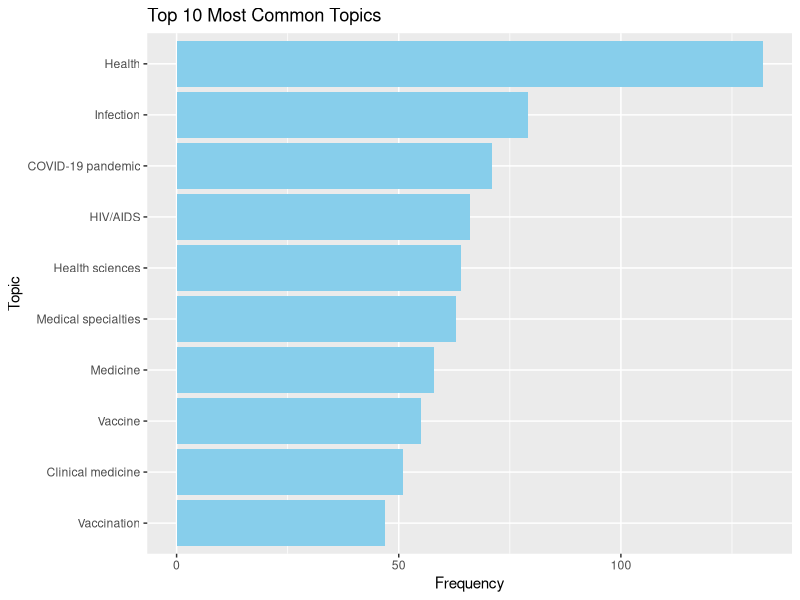
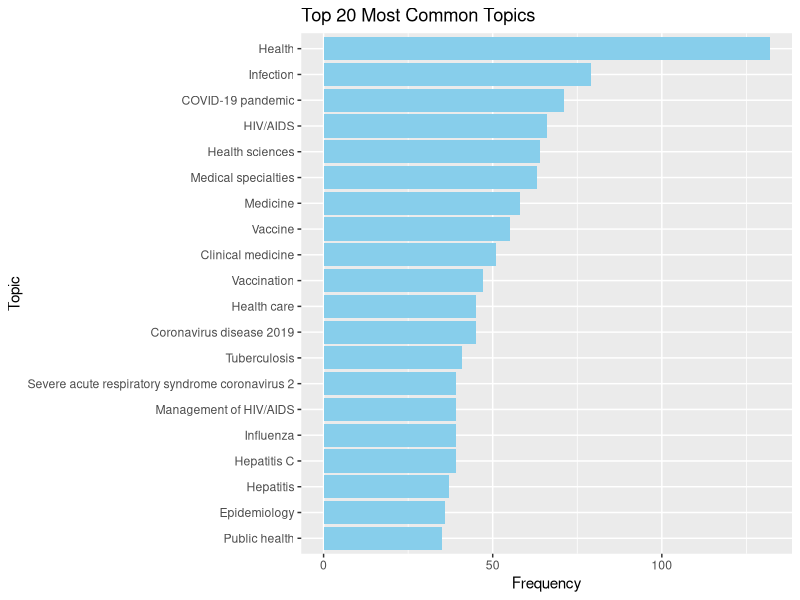
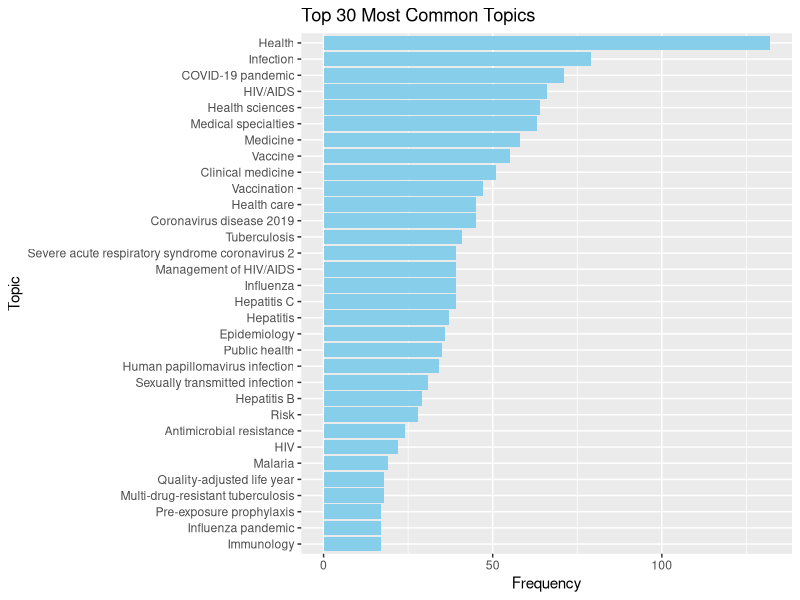
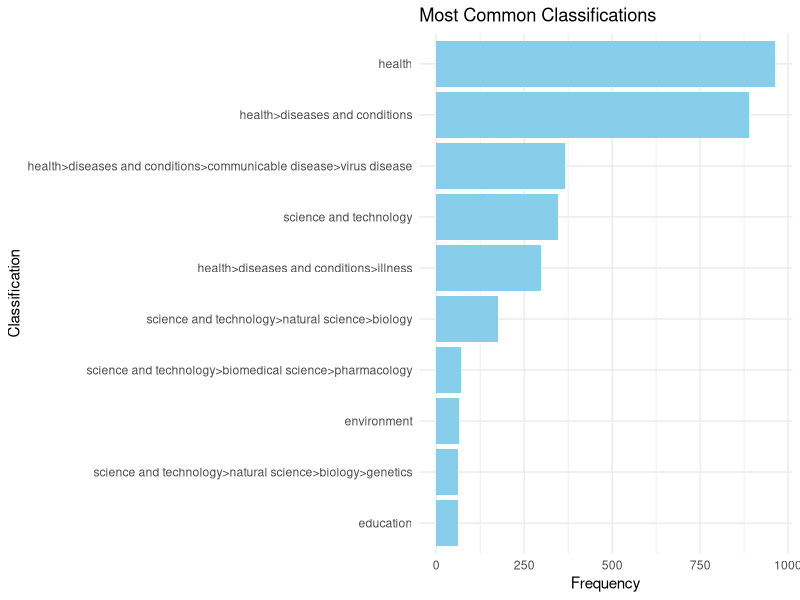
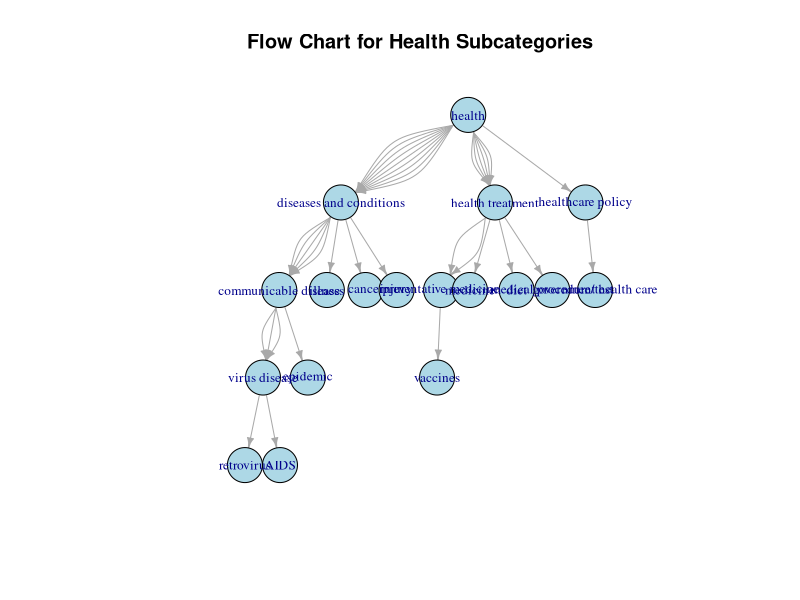

Generate these figures, in order, with R:
## ---- chunk 1
knitr::opts_chunk$set(echo = TRUE)
## ---- chunk 2
library(tidyr)
library(tidytext)
library(dplyr)
library(ggplot2)
## ---- chunk 3
overton_data <- read.csv("data/overton_results_expanded.csv")
## ---- chunk 4
clean_data <- overton_data %>%
  mutate(topics = strsplit(as.character(topics), ";")) %>%
  unnest_longer(topics)%>%
  mutate(topics = trimws(topics)) %>%
  # Remove common stopwords (eg. and)
  anti_join(stop_words, by = c("topics" = "word"))
#view(clean_data) again, the data might be too large to view on a markdown 
## ---- chunk 5
frequency_counts <- clean_data %>%
  count(topics, sort = TRUE)
## ---- chunk 6
#For Top 10 
frequency_counts %>%
  top_n(10, n) %>%
  ggplot(aes(x = reorder(topics, n), y = n)) +
  geom_col(fill = "skyblue") +
  coord_flip() +
  labs(title = "Top 10 Most Common Topics", x = "Topic", y = "Frequency")

#For Top 20 
frequency_counts %>%
  top_n(20, n) %>%
  ggplot(aes(x = reorder(topics, n), y = n)) +
  geom_col(fill = "skyblue") +
  coord_flip() +
  labs(title = "Top 20 Most Common Topics", x = "Topic", y = "Frequency")

#For Top 30 
frequency_counts %>%
  top_n(30, n) %>%
  ggplot(aes(x = reorder(topics, n), y = n)) +
  geom_col(fill = "skyblue") +
  coord_flip() +
  labs(title = "Top 30 Most Common Topics", x = "Topic", y = "Frequency")
## ---- chunk 7
# Split classifications into individual categories
clean_classifications <- overton_data %>%
  mutate(classifications = strsplit(as.character(classifications), ";")) %>%
  unnest(classifications) %>%
  mutate(classifications = trimws(classifications))

# Count frequency of classifications
classification_counts <- clean_classifications %>%
  count(classifications, sort = TRUE)

# View the most frequent classifications
print(classification_counts)
## ---- chunk 8
# Visualise the top 10 most common classifications
classification_counts %>%
  top_n(10, n) %>%  # Select top 10 by frequency
  ggplot(aes(x = reorder(classifications, n), y = n)) +  # Reorder topics for better visualization
  geom_col(fill = "skyblue") +  # Create bar chart
  coord_flip() +  # Flip coordinates for horizontal bars
  labs(
    title = "Most Common Classifications",
    x = "Classification",
    y = "Frequency"
  ) +
  theme_minimal()  # Apply a clean theme
## ---- chunk 9
# Extract the base classifications
base_classifications <- classification_counts %>%
  mutate(base = sapply(strsplit(as.character(classifications), ">"), `[`, 1)) %>%
  distinct(base)

# View the base classifications
print(base_classifications)

# Function to Extract Subcategories for a Specific Base
extract_subcategories <- function(base_name, data) {
  data %>%
    filter(grepl(paste0("^", base_name, ">"), classifications)) %>%
    mutate(subcategories = gsub(paste0("^", base_name, ">"), "", classifications)) %>%
    select(subcategories)
}
## ---- chunk 10
health_subcategories <- extract_subcategories("health", classification_counts)
print(health_subcategories)
## ---- chunk 11
st_subcategories <- extract_subcategories("science and technology", classification_counts)
print(st_subcategories)
## ---- chunk 12
society_subcategories <- extract_subcategories("society", classification_counts)
print(society_subcategories)
## ---- chunk 13
education_subcategories <- extract_subcategories("education", classification_counts)
print(education_subcategories)
## ---- chunk 14
labour_subcategories <- extract_subcategories("labour", classification_counts)
print(labour_subcategories)
## ---- chunk 15
environment_subcategories <- extract_subcategories("environment", classification_counts)
print(environment_subcategories)
## ---- chunk 16
ebf_subcategories <- extract_subcategories("economy, business and finance", classification_counts)
print(ebf_subcategories)
## ---- chunk 17
dae_subcategories <- extract_subcategories("disaster, accident and emergency incident", classification_counts)
print(st_subcategories)
## ---- chunk 18
politics_subcategories <- extract_subcategories("politics", classification_counts)
print(politics_subcategories)
## ---- chunk 19
weather_subcategories <- extract_subcategories("weather", classification_counts)
print(weather_subcategories)
## ---- chunk 20
ll_subcategories <- extract_subcategories("lifestyle and leisure", classification_counts)
print(ll_subcategories)
## ---- chunk 21
cwp_subcategories <- extract_subcategories("conflicts, war and peace", classification_counts)
print(cwp_subcategories)
## ---- chunk 22
clj_subcategories <- extract_subcategories("crime, law and justice", classification_counts)
print(clj_subcategories)
## ---- chunk 23
# Install necessary packages
if (!require(igraph)) install.packages("igraph")

library(igraph)
library(dplyr)

# Example: Updated health_subcategories data
health_subcategories <- data.frame(
  subcategories = c(
    "diseases and conditions",
    "diseases and conditions>communicable disease>virus disease",
    "diseases and conditions>communicable disease>virus disease>retrovirus",
    "diseases and conditions>communicable disease>virus disease>AIDS",
    "diseases and conditions>illness",
    "health treatment",
    "health treatment>medicine",
    "health treatment>diet",
    "health treatment>medical procedure/test",
    "diseases and conditions>communicable disease>epidemic",
    "diseases and conditions>communicable disease",
    "health treatment>preventative medicine>vaccines",
    "diseases and conditions>cancer",
    "diseases and conditions>injury",
    "health treatment>preventative medicine",
    "healthcare policy>government health care"
  ),
  stringsAsFactors = FALSE
)

# Add "health" as the root node
health_subcategories <- health_subcategories %>%
  mutate(subcategories = paste("health", subcategories, sep = ">"))

# Prepare edges dynamically by splitting subcategories
edges <- strsplit(health_subcategories$subcategories, ">") %>%
  lapply(function(path) {
    if (length(path) > 1) {
      # Create parent-child pairs dynamically
      data.frame(from = head(path, -1), to = tail(path, -1), stringsAsFactors = FALSE)
    } else {
      NULL
    }
  }) %>%
  do.call(rbind, .)

# Create the graph from edges
g <- graph_from_data_frame(edges, directed = TRUE)

# Generate a tree-like layout
layout <- layout_as_tree(g, root = "health")

# Calculate custom spacing
layout[, 1] <- layout[, 1] * 10  # Increase horizontal spacing significantly
layout[, 2] <- layout[, 2] * 5   # Increase vertical spacing significantly

# Manually jitter nodes horizontally for better separation (optional)
layout[, 1] <- jitter(layout[, 1], amount = 2)  # Add randomness to avoid overlap

# Plot the flow chart with adjusted layout
plot(
  g,
  layout = layout,            # Use the adjusted layout
  vertex.color = "lightblue",
  vertex.size = 20,
  vertex.label.cex = 0.8,     # Adjust label size
  edge.arrow.size = 0.5,      # Adjust arrow size
  main = "Flow Chart for Health Subcategories"
)
